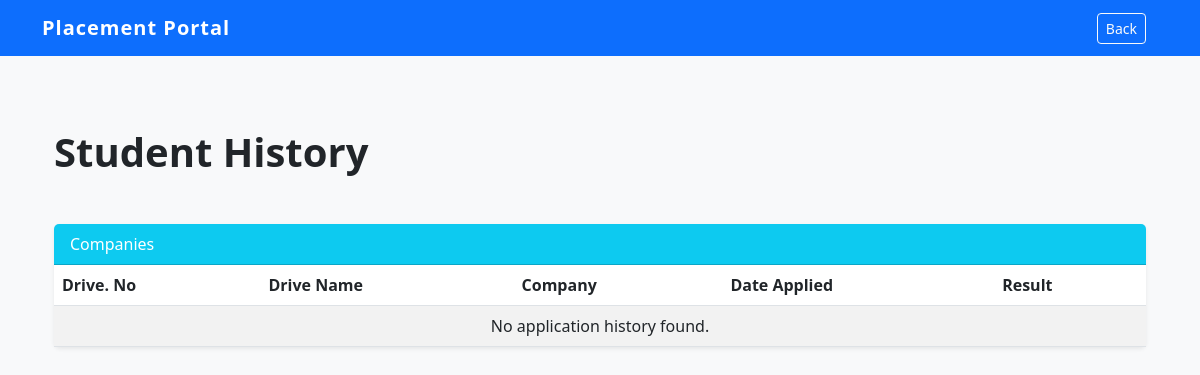
Before: /student_history (signed in) with the older database file.
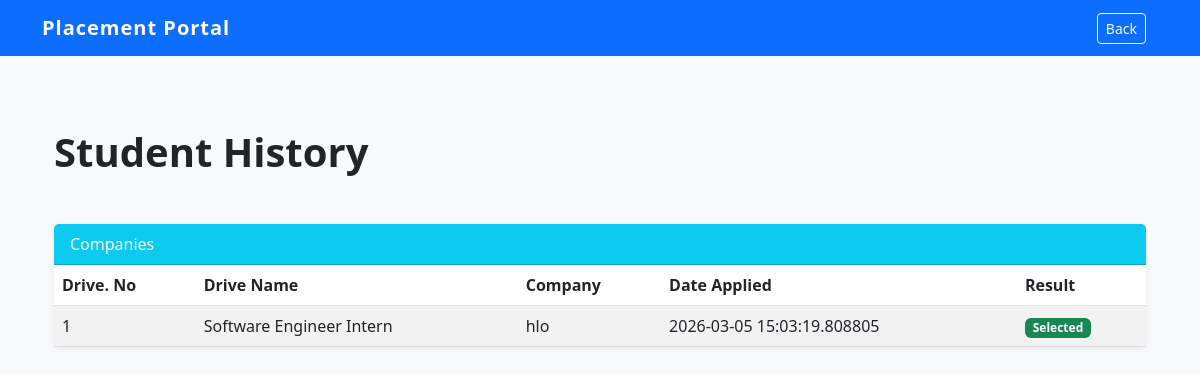
After: the same page with the newer database file.
### models.py (models this page shows)
class Application(db.Model):
    id = db.Column(db.Integer, primary_key=True)
    student_id = db.Column(db.Integer, db.ForeignKey('student.id'), nullable=False)
    drive_id = db.Column(db.Integer, db.ForeignKey('placement_drive.id'), nullable=False)
    status = db.Column(db.String(20), default='Applied')
    date_applied = db.Column(db.DateTime, default=datetime.now(timezone.utc))
    is_active = db.Column(db.Boolean, default=True)

class PlacementDrive(db.Model):
    id = db.Column(db.Integer, primary_key=True)
    job_title = db.Column(db.String(100), nullable=False)
    description = db.Column(db.Text)
    eligibility= db.Column(db.Text)
    deadline = db.Column(db.String(20))
    status = db.Column(db.String(20), default='Pending')
    is_active = db.Column(db.Boolean, default=True)
    company_id = db.Column(db.Integer, db.ForeignKey('company.id'), nullable=False)
    applications = db.relationship('Application', backref='drive', lazy=True, cascade="all, delete-orphan")

class Company(db.Model):
    id = db.Column(db.Integer, primary_key=True)
    name = db.Column(db.String(100), unique=True, nullable=False)
    email = db.Column(db.String(100), unique=True, nullable=False)
    password = db.Column(db.String(50), unique=True, nullable=False)
    website = db.Column(db.String(100))
    hr_contact = db.Column(db.String(15))
    description = db.Column(db.Text)
    status = db.Column(db.String(20), default='Pending')
    is_active = db.Column(db.Boolean, default=True)
    drives = db.relationship('PlacementDrive', backref='company', lazy=True, cascade="all, delete-orphan")

### app.py (the view)
@app.route('/student_history')
def student_history():
    if session.get('role') != 'student':
        return redirect(url_for('login'))
    student = Student.query.get(session.get('user_id'))
    applications = Application.query.filter_by(student_id=student.id).all()
    return render_template('student/student_history.html', student=student, applications=applications)

### app.py (called while the page is built)
@app.after_request
def add_header(response):
    response.headers['Cache-Control'] = 'no-store, no-cache, must-revalidate, post-check=0, pre-check=0, max-age=0'
    response.headers['Pragma'] = 'no-cache'
    response.headers['Expires'] = '-1'
    return response

### templates/student/student_history.html
{% extends 'base.html' %}
{% block extra_nav %}
<div class = "container">
    <a href = "{{ url_for('student_dashboard') }}" class = "btn btn-outline-light btn-sm">Back</a>
{% endblock %}
{% block content %}
<div class = "container-fluid py-4">
    <div class="d-flex justify-content-between align-items-center mb-4">
        <h1 class = "fw-bold mb-4">Student History</h1>
    </div>
    <div class = "card shadow-sm mb-4">
        <div class = "card-header bg-info text-white">Companies</div>
        <div class = "card-body p-0">
            <div class = "table-responsive">
                <table class = "table table-striped align-middle mb-0">
                    <thead class = "table">
                        <tr>
                            <th>Drive. No</th>
                            <th>Drive Name</th>
                            <th>Company</th>
                            <th>Date Applied</th>
                            <th>Result</th>
                        </tr>
                    </thead>
                    <tbody>
                        {% for a in applications %}
                        <tr>
                            <td>{{ loop.index }}</td>
                            <td>{{ a.drive.job_title }}</td>
                            <td>{{ a.drive.company.name }}</td>
                            <td>{{ a.date_applied }}</td>
                            <td>
                                <span class = "badge
                                    {% if a.status == 'Selected' %}bg-success
                                    {% elif a.status == 'Rejected' %}bg-danger
                                    {% elif a.status == 'Shortlisted' %}bg-warning
                                    {% else %}bg-secondary{% endif %}">
                                    {{ a.status }}
                                </span>
                            </td>
                        </tr>
                        {% else %}
                        <tr>
                            <td class = "text-center " colspan = 5>No application history found.</td>
                        </tr>
                        {% endfor %}
                    </tbody>
                </table>
            </div>
        </div>
    </div>
</div>
{% endblock %}

Changed rows visible on the page:
added Application: drive.job_title "Software Engineer Intern", drive.company.name "hlo", date_applied "2026-03-05 15:03:19.808805", status "Selected"
Other visible differences:
text no longer shown: "No application history found."
